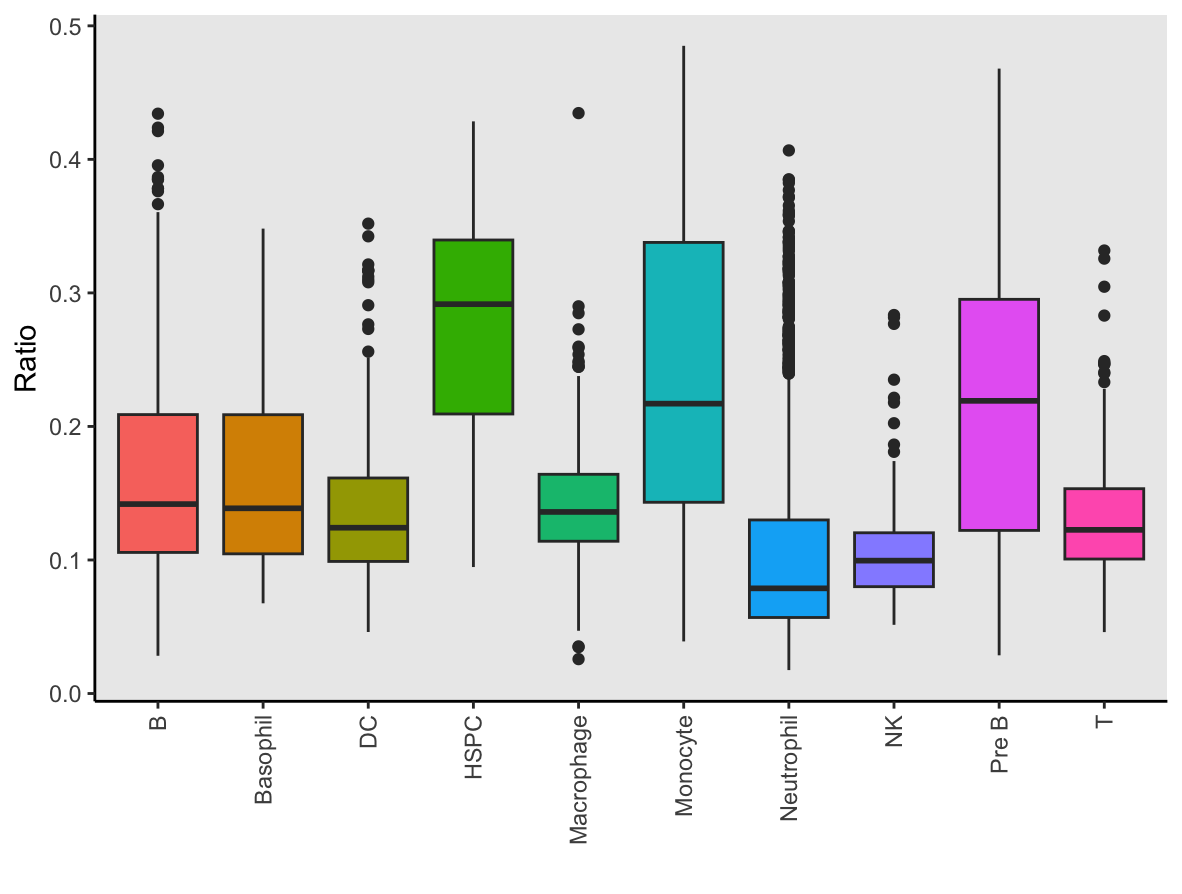

Here is the R script that generated this plot:
# installing packages 
install.packages("tidyverse")
library(tidyverse)
install.packages("dplyr")
install.packages("ggplot2")
library(ggplot2)
install.packages("xlsx")
library(xlsx)
library(readxl)
library(openxlsx)

# importing the complete dataset
hb_stage_2 <- read.xlsx('/Users/hemisangani/HackBio/hb_stage_2.xlsx')

# importing the relevant dataset i.e. the first sheet from the excel file
sheet_a <- read.xlsx('/Users/hemisangani/HackBio/hb_stage_2.xlsx', sheet = 'a')
sheet_a <- data.frame(sheet_a)
head(sheet_a)

ggplot(data = sheet_a,
       aes ( x = as.character(cell_type), y = new_ratio, fill=cell_type) # to create multiple box plots for each cell type
) +
  geom_boxplot() + 
  labs(x = '', y='Ratio') + # remove the x label, rename the y axis label
  theme (
    axis.text.x = element_text(angle=90, vjust=.5, hjust=1), # to rotate labels by 90 degrees
    axis.line = element_line(color='black'), # to  define the axes graph lines
    legend.position="none", # to remove the legend
    plot.background = element_rect(fill="#ffffff"), # to create a neutral background
    panel.grid.major = element_blank(), # to remove major gridlines
    panel.grid.minor = element_blank(), # to remove minor gridlines
    panel.border = element_blank() # to remove the border lines
    )
